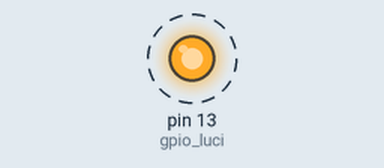
This program was run on a simulated Raspberry Pi (header pin numbers). On the bench: output pins drawn as LEDs (lit = HIGH). Dashed ring = blinking. What the program prints to the terminal is not drawn.

Above: at 0.16 s.
Timing chart, 0 to 3.0 s (numbered marks = the images above):
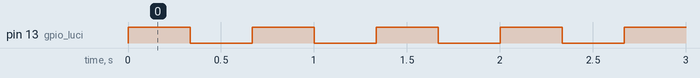

The program:

testluci.py
```python
#!/usr/bin/env python3

# Utility script per verificare il corretto funzionamento delle luci

__author__ = 'daniele'

import RPi.GPIO as gpio
import time


# PULSAZIONE
pulsazione = float(1)
errore = pulsazione/3

# SETUP GPIO
gpio.setmode(gpio.BOARD)
gpio_luci=13

gpio.setup(gpio_luci, gpio.OUT)


# SEGNALE INIZIALIZZAZIONE
def pulsa():
    gpio.output(gpio_luci, True) #accendi
    time.sleep(errore)
    gpio.output(gpio_luci, False) #spegni
    time.sleep(errore)


while True:
    pulsa()
    print("ok")
```

Measured:
- by itself, pin 13 (gpio_luci): alternates HIGH for 0.33 s and LOW for 0.33 s
